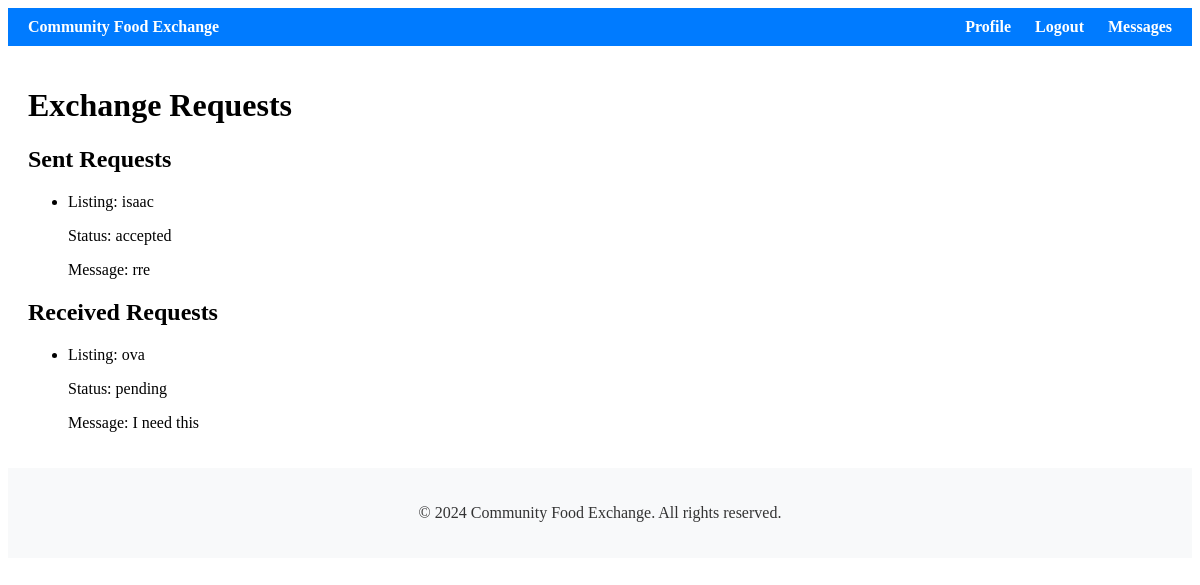
/exchange/requests/ (signed in), run on the app's committed database.
### exchange/models.py (models this page shows, shortened)
class ExchangeRequest(models.Model):
    sender = models.ForeignKey(User, on_delete=models.CASCADE, related_name='exchange_sent_requests')
    receiver = models.ForeignKey(User, on_delete=models.CASCADE, related_name='exchange_received_requests')
    listing = models.ForeignKey(Listing, on_delete=models.CASCADE)
    message = models.TextField()
    status = models.CharField(max_length=20, choices=[('pending', 'Pending'), ('accepted', 'Accepted'), ('rejected', 'Rejected')])
    created_at = models.DateTimeField(auto_now_add=True)

### listings/models.py (models this page shows, shortened)
class Listing(models.Model):
    user = models.ForeignKey(User, on_delete=models.CASCADE)
    item_name = models.CharField(max_length=100)
    description = models.TextField()
    quantity = models.PositiveIntegerField()
    expiration_date = models.DateField()
    created_at = models.DateTimeField(auto_now_add=True)  # Add created_at field with auto_now_add=True
    image = models.ImageField(upload_to=listing_image_path)  # Specify the upload path here

### exchange/views.py (the view)
# urls.py: path('requests/', exchange_requests, name='exchange_requests'),
@login_required
def exchange_requests(request):
    sent_requests = ExchangeRequest.objects.filter(sender=request.user)
    received_requests = ExchangeRequest.objects.filter(receiver=request.user)
    return render(request, 'exchange/exchange_requests.html', {'sent_requests': sent_requests, 'received_requests': received_requests})

### exchange/templates/exchange/exchange_requests.html
{% extends 'accounts/base.html' %}
{% block content %}
<h1>Exchange Requests</h1>
<div class="sent-requests">
    <h2>Sent Requests</h2>
    <ul>
        {% for request in sent_requests %}
        <li>
            <p>Listing: {{ request.listing.item_name }}</p>
            <p>Status: {{ request.status }}</p>
            <p>Message: {{ request.message }}</p>
        </li>
        {% endfor %}
    </ul>
</div>
<div class="received-requests">
    <h2>Received Requests</h2>
    <ul>
        {% for request in received_requests %}
        <li>
            <p>Listing: {{ request.listing.item_name }}</p>
            <p>Status: {{ request.status }}</p>
            <p>Message: {{ request.message }}</p>
        </li>
        {% endfor %}
    </ul>
</div>
{% endblock %}

### data on the page
ExchangeRequest: listing.item_name "isaac", status "accepted", message "rre"
ExchangeRequest: listing.item_name "ova", status "pending", message "I need this"
